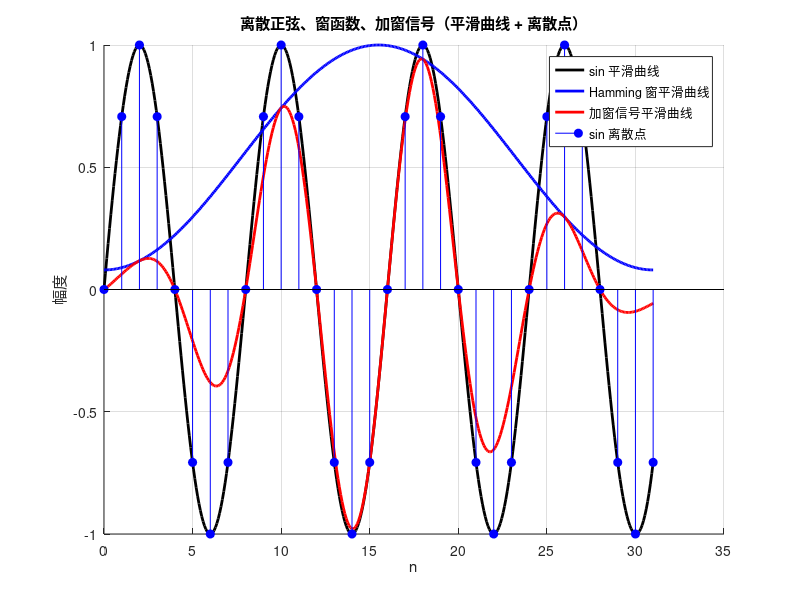

Write MATLAB code to recreate this figure.
clc; clear; close all;

%% 1. 离散正弦信号（每周期 8 点）
N_per = 8;                 % 每周期 8 点
num_periods = 4;           % 4 个周期
N = N_per * num_periods;   % 总点数 = 32

n = 0:N-1;
x = sin(2*pi*(1/N_per)*n);

%% 2. Hamming 窗
w = hamming(N).';

%% 3. 加窗信号
xw = x .* w;

%% 4. 生成平滑插值曲线
ns = linspace(0, N-1, 400);      % 更密集采样点
xs  = interp1(n, x,  ns, 'spline');
ws  = interp1(n, w,  ns, 'spline');
xws = interp1(n, xw, ns, 'spline');

%% 5. 绘图
figure; hold on; grid on;

%% --- 平滑曲线 ---
plot(ns, xs, 'black', 'LineWidth', 2, 'DisplayName', 'sin 平滑曲线');
plot(ns, ws, 'blue', 'LineWidth', 2, 'DisplayName', 'Hamming 窗平滑曲线');
plot(ns, xws,'r', 'LineWidth', 2, 'DisplayName', '加窗信号平滑曲线');

% %% --- 原始离散点 ---
% stem(n, x,  'bo', 'filled', 'DisplayName', 'sin 离散点');
stem(n, x,  'bo', 'filled', 'DisplayName', 'sin 离散点');
% stem(n, w,  'ko', 'filled', 'DisplayName', 'Hamming 窗离散点');
% stem(n, xw, 'go', 'filled', 'DisplayName', '加窗信号离散点');

xlabel('n');
ylabel('幅度');
title('离散正弦、窗函数、加窗信号（平滑曲线 + 离散点）');
legend('show');
